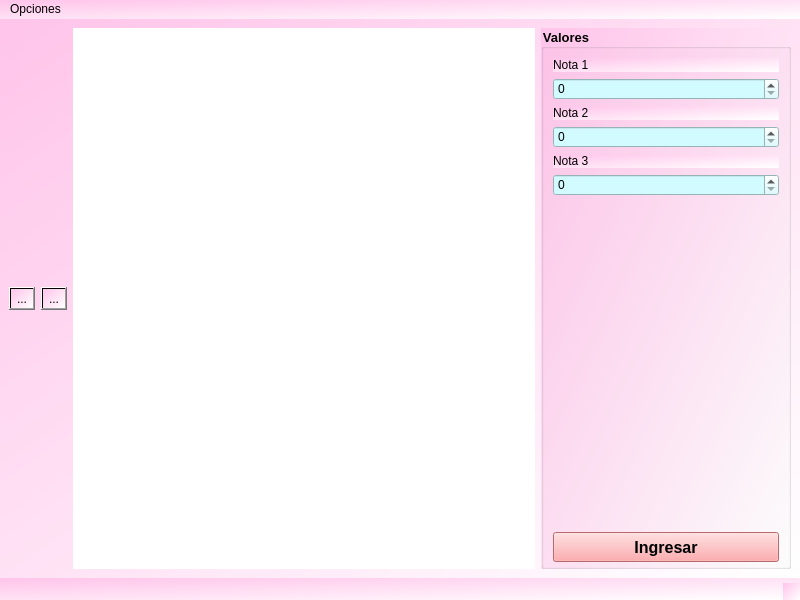
<?xml version="1.0" encoding="UTF-8"?>
<ui version="4.0">
 <class>Principal</class>
 <widget class="QMainWindow" name="Principal">
  <property name="geometry">
   <rect>
    <x>0</x>
    <y>0</y>
    <width>800</width>
    <height>600</height>
   </rect>
  </property>
  <property name="windowTitle">
   <string>Estadisticas</string>
  </property>
  <property name="windowIcon">
   <iconset resource="Recursos.qrc">
    <normaloff>:/Iconos/Recursos/grafico-de-barras.png</normaloff>:/Iconos/Recursos/grafico-de-barras.png</iconset>
  </property>
  <property name="styleSheet">
   <string notr="true">background-color: qlineargradient(spread:pad, x1:0, y1:0, x2:1, y2:1, stop:0 rgba(255, 196, 234, 255), stop:1 rgba(255, 255, 255, 255));</string>
  </property>
  <widget class="QWidget" name="centralwidget">
   <layout class="QHBoxLayout" name="horizontalLayout">
    <item>
     <widget class="QToolButton" name="toolButton_2">
      <property name="text">
       <string>...</string>
      </property>
      <property name="icon">
       <iconset resource="Recursos.qrc">
        <normaloff>:/Iconos/Recursos/disco-flexible.png</normaloff>:/Iconos/Recursos/disco-flexible.png</iconset>
      </property>
     </widget>
    </item>
    <item>
     <widget class="QToolButton" name="toolButton">
      <property name="text">
       <string>...</string>
      </property>
      <property name="icon">
       <iconset resource="Recursos.qrc">
        <normaloff>:/Iconos/Recursos/salida.png</normaloff>:/Iconos/Recursos/salida.png</iconset>
      </property>
     </widget>
    </item>
    <item>
     <widget class="QLabel" name="Cuadro">
      <property name="styleSheet">
       <string notr="true">background-color: rgb(255, 255, 255);</string>
      </property>
      <property name="text">
       <string/>
      </property>
     </widget>
    </item>
    <item>
     <widget class="QGroupBox" name="groupBox">
      <property name="maximumSize">
       <size>
        <width>250</width>
        <height>16777215</height>
       </size>
      </property>
      <property name="font">
       <font>
        <family>Nirmala UI</family>
        <pointsize>10</pointsize>
        <weight>75</weight>
        <bold>true</bold>
       </font>
      </property>
      <property name="styleSheet">
       <string notr="true">color: rgb(0, 0, 0);</string>
      </property>
      <property name="title">
       <string>Valores</string>
      </property>
      <layout class="QVBoxLayout" name="verticalLayout">
       <item>
        <widget class="QLabel" name="label">
         <property name="styleSheet">
          <string notr="true">color: rgb(0, 0, 0);
font: 10pt &quot;MS Shell Dlg 2&quot;;</string>
         </property>
         <property name="text">
          <string>Nota 1</string>
         </property>
        </widget>
       </item>
       <item>
        <widget class="QSpinBox" name="inNota1">
         <property name="styleSheet">
          <string notr="true">color: rgb(0, 0, 0);
background-color: rgb(210, 251, 255);</string>
         </property>
         <property name="maximum">
          <number>400</number>
         </property>
        </widget>
       </item>
       <item>
        <widget class="QLabel" name="label_2">
         <property name="styleSheet">
          <string notr="true">color: rgb(0, 0, 0);
font: 10pt &quot;MS Shell Dlg 2&quot;;</string>
         </property>
         <property name="text">
          <string>Nota 2</string>
         </property>
        </widget>
       </item>
       <item>
        <widget class="QSpinBox" name="inNota2">
         <property name="styleSheet">
          <string notr="true">color: rgb(0, 0, 0);
background-color: rgb(210, 251, 255);</string>
         </property>
         <property name="maximum">
          <number>400</number>
         </property>
        </widget>
       </item>
       <item>
        <widget class="QLabel" name="label_3">
         <property name="styleSheet">
          <string notr="true">color: rgb(0, 0, 0);
font: 10pt &quot;MS Shell Dlg 2&quot;;</string>
         </property>
         <property name="text">
          <string>Nota 3</string>
         </property>
        </widget>
       </item>
       <item>
        <widget class="QSpinBox" name="inNota3">
         <property name="styleSheet">
          <string notr="true">color: rgb(0, 0, 0);
background-color: rgb(210, 251, 255);</string>
         </property>
         <property name="maximum">
          <number>400</number>
         </property>
        </widget>
       </item>
       <item>
        <spacer name="verticalSpacer">
         <property name="orientation">
          <enum>Qt::Vertical</enum>
         </property>
         <property name="sizeHint" stdset="0">
          <size>
           <width>20</width>
           <height>40</height>
          </size>
         </property>
        </spacer>
       </item>
       <item>
        <widget class="QPushButton" name="cmdGraficar">
         <property name="minimumSize">
          <size>
           <width>0</width>
           <height>30</height>
          </size>
         </property>
         <property name="maximumSize">
          <size>
           <width>16777215</width>
           <height>20</height>
          </size>
         </property>
         <property name="font">
          <font>
           <pointsize>12</pointsize>
           <weight>75</weight>
           <bold>true</bold>
          </font>
         </property>
         <property name="styleSheet">
          <string notr="true">background-color: rgb(255, 148, 150);
color: rgb(0, 0, 0);</string>
         </property>
         <property name="text">
          <string>Ingresar</string>
         </property>
        </widget>
       </item>
      </layout>
     </widget>
    </item>
   </layout>
  </widget>
  <widget class="QMenuBar" name="menubar">
   <property name="geometry">
    <rect>
     <x>0</x>
     <y>0</y>
     <width>800</width>
     <height>20</height>
    </rect>
   </property>
   <widget class="QMenu" name="menuOpciones">
    <property name="title">
     <string>Opciones</string>
    </property>
    <addaction name="actionGuardar"/>
    <addaction name="actionSalir"/>
   </widget>
   <addaction name="menuOpciones"/>
  </widget>
  <widget class="QStatusBar" name="statusbar"/>
  <action name="actionGuardar">
   <property name="icon">
    <iconset resource="Recursos.qrc">
     <normaloff>:/Iconos/Recursos/disco-flexible.png</normaloff>:/Iconos/Recursos/disco-flexible.png</iconset>
   </property>
   <property name="text">
    <string>Guardar </string>
   </property>
  </action>
  <action name="actionSalir">
   <property name="icon">
    <iconset resource="Recursos.qrc">
     <normaloff>:/Iconos/Recursos/salida.png</normaloff>:/Iconos/Recursos/salida.png</iconset>
   </property>
   <property name="text">
    <string>Salir</string>
   </property>
  </action>
 </widget>
 <resources>
  <include location="Recursos.qrc"/>
 </resources>
 <connections/>
</ui>
